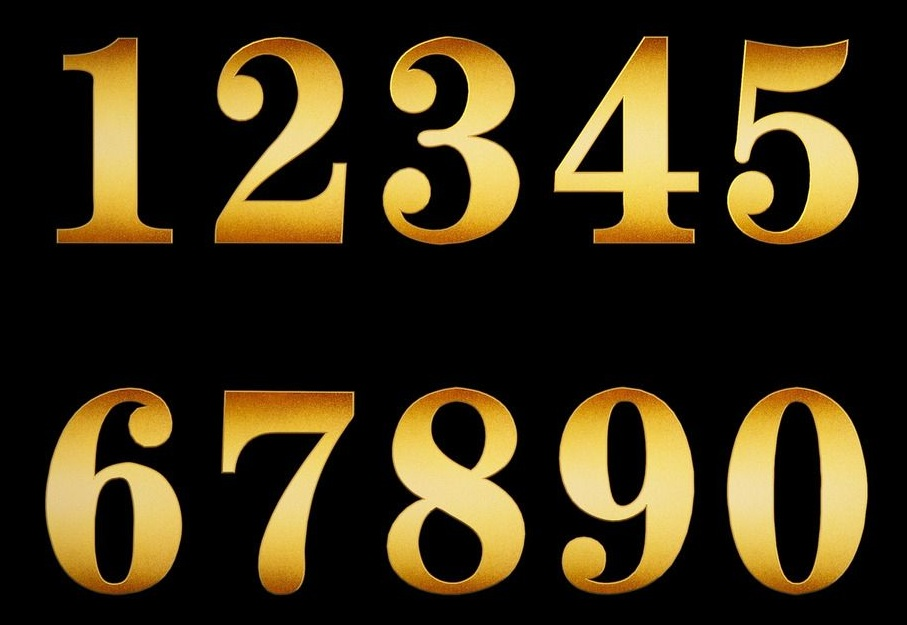
#> input picture images/numbers/1.jpg, 907 x 625 px; its folder holds only this picture in this run; the run also reads 1 picture not shown here
$ python cv_img_number1.py   (older library calls are emulated)
#> lines starting #> are read from the running program, lines starting #| are printed output that depends on the picture; after the words box and inside, x2 and y2 are one past the last pixel; in counts of white or black regions, pixels touching at a corner belong together
### common/cvknncm.py
# -*- coding: utf-8 -*-
# !/usr/bin/python

"""
OpenCV KNN common api
图像识别KNN算法相关共通函数
"""

import cv2
import glob as gb
import numpy as np
import os

from common import filecm
from common import logcm
from common import opencvcm


# [55 lines left out: function get_hand_digits_knn, not called in this run]


def get_print_number_knn():
    """
    取得训练好的打印数字识别的KNN对象，如果有缓存文件，优先读取缓存。
    @return: KNN对象
    """

    # 缓存路径及文件设定
    path = './cache/cv'
    file_train = 'number_knn_train.npy'
    file_label = 'number_knn_label.npy'
    filecm.makedir(path)

    if filecm.exists(path, file_train):
        # 从缓存文件中加载训练样本和结果
        logcm.print_info("load print number train data from cache file.")
        train = np.load(os.path.join(path, file_train))
        label = np.load(os.path.join(path, file_label))
    else:
        # 从图片中获取训练样本和结果
        logcm.print_info("load print number train data from Image.")
        # 获取numbers文件夹下所有文件路径
        img_path = gb.glob("./images/numbers/*")
        # 定义并创建临时目录
        tmp_path = './temp/cv/number'
        filecm.makedir(tmp_path)

        label = []
        train = []

        func_key = "get_print_number_knn"
        # 对每一张图片进行处理
        for file_path in img_path:
            # 文件短名称
            name = filecm.short_name(file_path)
            # 读取图片
            img = cv2.imread(file_path)
#> img is the input picture: shape (625, 907, 3); mean B, G, R 21.5, 46.6, 57.7

            # 颜色空间转换（转换成灰度图）
            gray = cv2.cvtColor(img, cv2.COLOR_BGR2GRAY)
            opencvcm.save_tmp(gray, func_key, "gray", tmp_path, name)

            # 高斯模糊
            blur = cv2.GaussianBlur(gray, (5, 5), 0)
            opencvcm.save_tmp(blur, func_key, "GaussianBlur", tmp_path, name)

            # 自适应阈值可以看成一种局部性的阈值，通过规定一个区域大小，
            thresh = cv2.adaptiveThreshold(blur, 255, 1, 1, 11, 2)
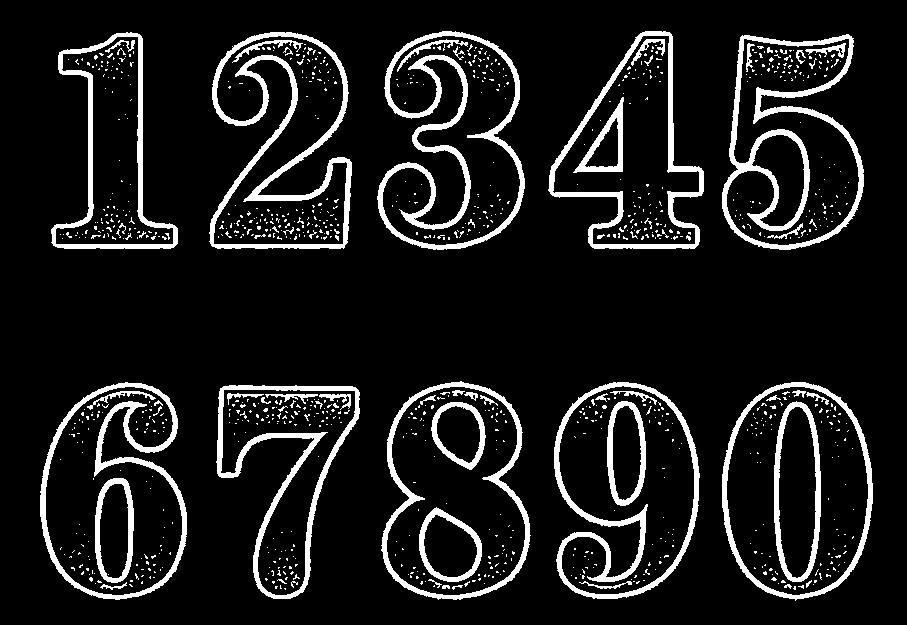
#> thresh: shape (625, 907); 10.3% white; 1058 white regions (992 under 20 px)
            opencvcm.save_tmp(thresh, func_key, "adaptiveThreshold", tmp_path, name)

            # 查找检测物体的轮廓。
            image, contours, hierarchy = cv2.findContours(thresh, cv2.RETR_EXTERNAL, cv2.CHAIN_APPROX_SIMPLE)
#> contours = 10 contours; largest, box (x1, y1, x2, y2) and area: (722, 382, 873, 601) 26200, (381, 381, 531, 600) 25614, (40, 382, 187, 600) 23564, (554, 382, 700, 599) 23432, (722, 34, 864, 250) 22732
            height, width = img.shape[:2]
            # 图片第一行和第二行数字
            list1 = []
            list2 = []
            for cnt in contours:
                # 直边界矩形
                [x, y, w, h] = cv2.boundingRect(cnt)

                # 根据轮廓矩形的宽度和高度筛识别出数字所在区域
                if w > 30 and h > (height / 4):
                    # 按y坐标分行
                    if y < (height / 2):
                        list1.append([x, y, w, h])  ## 第一行
                    else:
                        list2.append([x, y, w, h])  ## 第二行
#> this loop made 10 passes
#> (x, y, w, h) on passes 1 to 8: (216, 385, 144, 214), (722, 382, 151, 219), (554, 382, 146, 217), (40, 382, 147, 218), (381, 381, 150, 219), (722, 34, 142, 216), (209, 32, 143, 217), (51, 32, 127, 217)
#> after the loop, list1 = [[722, 34, 142, 216], [209, 32, 143, 217], [51, 32, 127, 217], [548, 31, 156, 218], [377, 31, 148, 219]]; list2 = [[216, 385, 144, 214], [722, 382, 151, 219], [554, 382, 146, 217], [40, 382, 147, 218], [381, 381, 150, 219]]

            # 按x坐标排序，上面已经按y坐标分行
            list1_sorted = sorted(list1, key=lambda t: t[0])
#> list1_sorted = [[51, 32, 127, 217], [209, 32, 143, 217], [377, 31, 148, 219], [548, 31, 156, 218], [722, 34, 142, 216]]
            list2_sorted = sorted(list2, key=lambda t: t[0])
#> list2_sorted = [[40, 382, 147, 218], [216, 385, 144, 214], [381, 381, 150, 219], [554, 382, 146, 217], [722, 382, 151, 219]]

            for i in range(5):
                [x1, y1, w1, h1] = list1_sorted[i]
                [x2, y2, w2, h2] = list2_sorted[i]
                # 切割出每一个数字
                number_roi1 = gray[y1:y1 + h1, x1:x1 + w1]  # Cut the img_test to size
                number_roi2 = gray[y2:y2 + h2, x2:x2 + w2]  # Cut the img_test to size

                # 对图片进行大小统一和预处理
                resized_roi1 = cv2.resize(number_roi1, (20, 40))
                thresh1 = cv2.adaptiveThreshold(resized_roi1, 255, 1, 1, 11, 2)
                resized_roi2 = cv2.resize(number_roi2, (20, 40))
                thresh2 = cv2.adaptiveThreshold(resized_roi2, 255, 1, 1, 11, 2)

                j = i + 6
                if j == 10:
                    j = 0

                # 保存数字图片
                opencvcm.save_tmp(thresh1, func_key, "adaptiveThreshold", tmp_path, name + "-" + str(i + 1))
                opencvcm.save_tmp(thresh2, func_key, "adaptiveThreshold", tmp_path, name + "-" + str(j))

                # 归一化
                normalized_roi1 = thresh1 / 255.
                normalized_roi2 = thresh2 / 255.

                # 把图片展开成一行，然后保存到samples
                # 保存一个图片信息，保存一个对应的标签
                train.append(normalized_roi1.reshape((1, 800)))
                label.append(float(i + 1))
                train.append(normalized_roi2.reshape((1, 800)))
                label.append(j)
#> this loop made 5 passes
#> (x1, y1, w1, h1, x2, y2, w2, h2) on passes 1 to 5: (51, 32, 127, 217, 40, 382, 147, 218), (209, 32, 143, 217, 216, 385, 144, 214), (377, 31, 148, 219, 381, 381, 150, 219), (548, 31, 156, 218, 554, 382, 146, 217), (722, 34, 142, 216, 722, 382, 151, 219)
#> pass 1, in get_print_number_knn, `number_roi1 = gray[y1:y1 + h1, x1:x1 + w1]`:
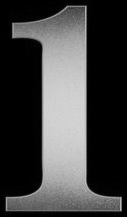
#> number_roi1: shape (217, 127); min 0, max 213, mean 64.5
#> pass 1, in get_print_number_knn, `thresh1 = cv2.adaptiveThreshold(resized_roi1, 255, 1, 1, 11, 2)`:
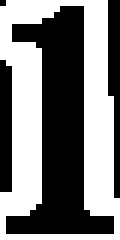
#> thresh1: shape (40, 20) (shown 6 times larger); 49.1% white; 1 white region, box (x1, y1, x2, y2) and area: (0, 0, 20, 40) 393
#> after the loop:
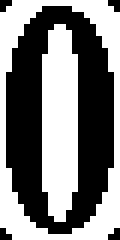
#> normalized_roi2: shape (40, 20) float64 (shown 6 times larger); values 0 (black) and 1 (white), 49.5% white; 2 white regions, box (x1, y1, x2, y2) and area: (0, 0, 20, 40) 223, (7, 4, 13, 37) 173
#> after the loop:
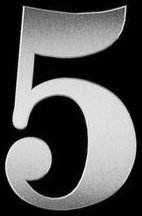
#> number_roi1: shape (216, 142); min 0, max 246, mean 88.7
#> after the loop:
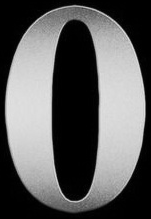
#> number_roi2: shape (219, 151); min 0, max 227, mean 94.3
#> after the loop:
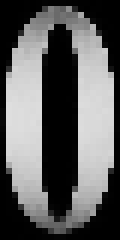
#> resized_roi2: shape (40, 20) (shown 6 times larger); min 0, max 222, mean 93.7
#> (the rest of the program and of its run is left out)
